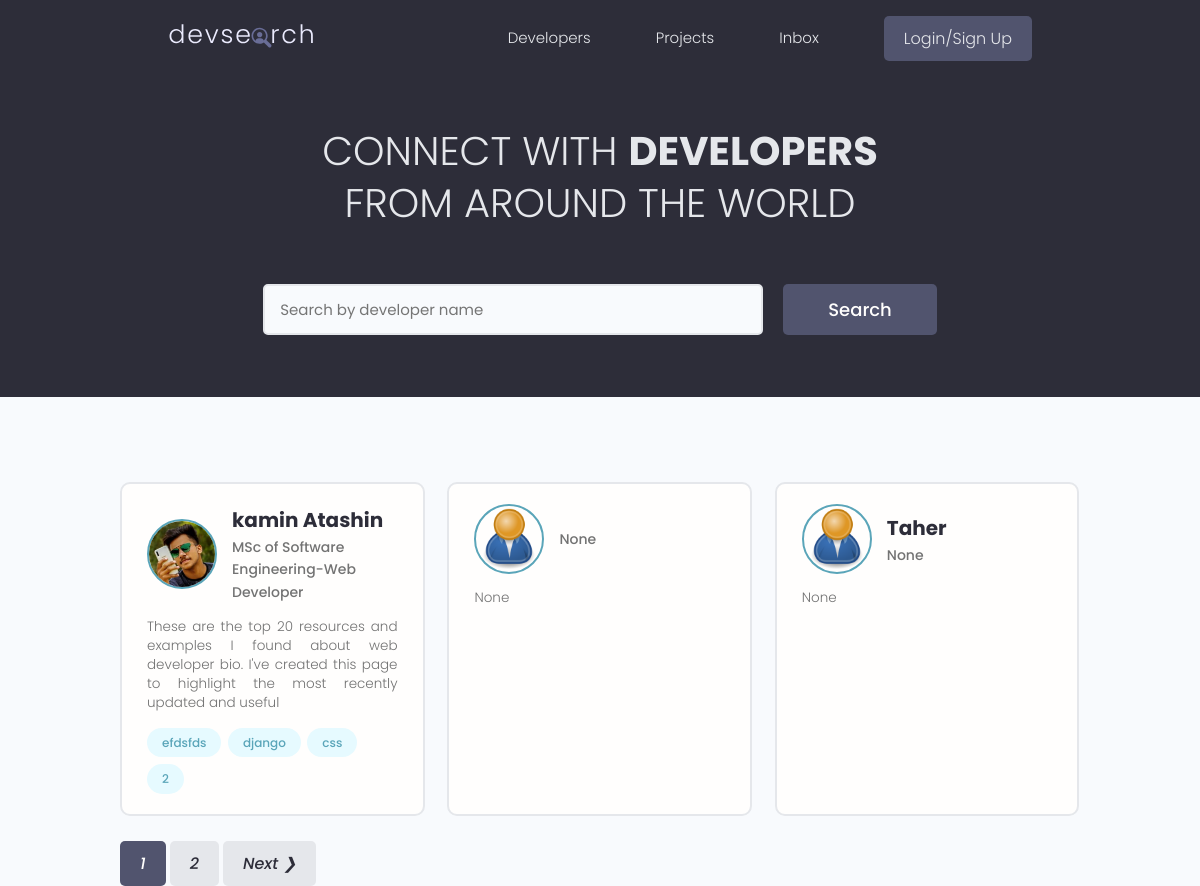
The page / on the database its author committed.
### users/models.py (models this page shows, shortened)
class Profiles(models.Model):
    user=models.OneToOneField(User,on_delete=models.CASCADE,null=True,blank=True)
    name=models.CharField(max_length=200,blank=True,null=True)
    email=models.EmailField(max_length=500,blank=True,null=True)
    username=models.CharField(max_length=200,blank=True,null=True)
    short_intro=models.CharField(max_length=200,blank=True,null=True)
    username=models.CharField(max_length=40)
    location=models.TextField(null=True,blank=True)
    bio=models.TextField(null=True,blank=True)
    profile_image=models.ImageField(blank=True,null=True,upload_to='profiles/', default='profiles/user-default.png')
    social_github=models.CharField(max_length=2000,null=True,blank=True)
    social_twitter=models.CharField(max_length=2000,null=True,blank=True)
    socail_linkedin=models.CharField(max_length=2000,null=True,blank=True)
    social_youtube=models.CharField(max_length=2000,null=True,blank=True)
    social_website=models.CharField(max_length=2000,null=True,blank=True)
    created=models.DateTimeField(auto_now_add=True,editable=False)
    id=models.UUIDField(default= uuid.uuid4,unique=True,primary_key=True,editable=False)

class Skill(models.Model) :
    owner=models.ForeignKey(Profiles,on_delete=models.CASCADE,null=True,blank=True)
    name=models.CharField(max_length=200,null=True,blank=True)
    description=models.TextField(null=True,blank=True)
    created=models.DateTimeField(auto_now_add=True,editable=False)
    id=models.UUIDField(default=uuid.uuid4,primary_key=True,unique=True,editable=False)
    def __str__(self):
        return str(self.name)

### users/views.py (the view)
# urls.py: path('', views.profiles, name='profiles'),
def profiles(request):
    profiles,search_query=searchProfiles(request)
    custom_range,profiles=paginatProfiles(request,profiles,3)
    context={'profiles':profiles,'search_query':search_query,'custom_range':custom_range}
    return render(request,'users/profiles.html', context)

### users/utils.py (called while the page is built)
def paginatProfiles(request,profiles,results):
    page= request.GET.get('page')
    paginator=Paginator(profiles,results)
    try:
        profiles=paginator.page(page)
    except PageNotAnInteger:
        page=1
        profiles=paginator.page(page)
    except EmptyPage:
        page=paginator.num_pages
        profiles=paginator.page(page)
    leftIndex=(int(page)-4)
    if leftIndex<1 :
        leftIndex=1
    rightIndex=(int(page)+5)
    if rightIndex > paginator.num_pages:
        rightIndex=paginator.num_pages +1
    custom_range= range(leftIndex, rightIndex)
    return custom_range,profiles

def searchProfiles(request):
    search_query=''
    if request.GET.get('search_query'):
        search_query=request.GET.get('search_query')
    skill=Skill.objects.filter(name__icontains=search_query)
    profiles= Profiles.objects.distinct().filter(Q(name__icontains=search_query) |
                                      Q(short_intro__icontains=search_query) |
                                      Q(skill__in=skill)
    )
    return profiles,search_query

### users/templates/users/profiles.html (shortened to what this page needs)
{% extends 'main.html' %}
{% block content %}
 <main class="home">
    <section class="hero-section text-center">
      <div class="container container--narrow">
        <div class="hero-section__box">
          <h2>CONNECT WITH <span>DEVELOPERS</span></h2>
          <h2>FROM AROUND THE WORLD</h2>
        </div>
        <div class="hero-section__search">
          <form id="searchForm" class="form" action="{% url 'profiles'%}" method="get">
            <div class="form__field">
              <input class="input input--text" id="formInput#search" type="text" name="search_query"
              value="{{ search_query }}" placeholder="Search by developer name" />
            </div>
            <input class="btn btn--sub btn--lg" type="submit" value="Search" />
          </form>
        </div>
      </div>
    </section>
    <section class="devlist">
      <div class="container">
        <div class="grid grid--three">
        {% for profile in profiles %}
          <div class="column card">
            <div class="dev">
              <a href="{% url 'user-profile' profile.id %}" class="card__body">
                <div class="dev__profile">
                  <img class="avatar avatar--md" src="{{ profile.profile_image.url }}" alt="image" />
                  <div class="dev__meta">
                    <h3>{{profile.name}}</h3>
                    <h5>{{profile.short_intro|slice:"60"}}</h5>
                  </div>
                </div>
                <p class="dev__info">{{ profile.bio|slice:"150"}}</p>
                <div class="dev__skills">
                 {% for skill in profile.skill_set.all|slice:"5" %}
                  <span class="tag tag--pill tag--main">
                    <small> {{ skill }} </small>
                  </span>
                 {% endfor %}
                </div>
              </a>
            </div>
          </div>
        {% endfor%}
        </div>
      </div>
    </section>
    {% include 'pagination.html' with queryset=profiles  custom_range=custom_range%}
  </main>
{% endblock content %}

### static/styles/app.css (style rules this page uses)
:root { --color-sub: #2d2d39; }
.btn--sub { background-color: var(--color-sub-light); }
.card { border: 2px solid var(--color-light); }
img { width: 100%; }
.hero-section { height: 40vh; display: flex; align-items: center; background-color: var(--color-sub); }
.hero-section__box { margin-bottom: 4rem; }
.hero-section__box > h2, .hero-section__box > h2 > span { font-size: 4rem; color: var(--color-light); line-height: 1.3; text-transform: uppercase; }
.hero-section__box > h2 { font-weight: 300; }
.hero-section__box > h2 > span { font-weight: 700; }
.hero-section__search > .form { display: flex; align-items: center; justify-content: center; gap: 2rem; }
.hero-section__search > .form input.input--text { width: 50rem; }
.devlist { margin-top: 8rem; }
.devlist .grid { align-items: stretch; }
.devlist .dev .dev__profile { display: flex; align-items: center; gap: 1.5rem; }
.devlist .dev .dev__meta h3 { color: var(--color-sub); font-size: 2rem; font-weight: 700; }
.devlist .dev .dev__meta h5 { color: var(--color-text); font-size: 1.4rem; font-weight: 500; }
.devlist .dev .dev__info { margin: 1.5rem 0; font-size: 1.35rem; line-height: 1.4; text-align: justify; }

### static/uikit/styles/modules/_variables.css (style rules this page uses)
:root { --color-main: #5aa5b9; --color-main-light: #e6faff; --color-sub: #3f4156; --color-sub-light: #51546e; --color-sub-lighter: #ededfd; --color-text: #737373; --color-gray: #8b8b8b; --color-light: #e5e7eb; --color-light-gray: #767676; --color-bg: #f8fafd; --color-white: #fffefd; --color-white-light: #f3f3f3; --color-success: #359e64; --color-success-bg: #def8e8; --color-error: #fc4b0b; --color-error-bg: #fff2ee; --font-base: 'Poppins', arial, helvetica, 'Segoe UI', roboto, ubuntu, sans-serif; --font-monospace: 'Fira Code', 'Courier New', courier, monospace; --font-regular: 300; --font-medium: 500; --font-bold: 700; --generic-shadow: 1px 1px 5px #00000010; --generic-transition: all 0.3s ease-in-out; }

### static/uikit/styles/modules/_base.css (style rules this page uses)
* { margin: 0; padding: 0; box-sizing: border-box; text-rendering: optimizeLegibility; color: inherit; font-size: inherit; }
html { font-size: 50%; }
@media only screen and (min-width: 480px) { html { font-size: 56.25%; } }
@media only screen and (min-width: 1200px) { html { font-size: 62.5%; } }
body { line-height: 1.6; font-weight: 400; font-size: 1.5rem; color: var(--color-text); background-color: var(--color-bg); min-height: 100vh; }

### static/uikit/styles/modules/_typography.css (style rules this page uses)
* { font-family: var(--font-base); }
h2 { font-size: 3.6rem; font-weight: var(--font-bold); }
h3 { font-size: 3.2rem; font-weight: var(--font-medium); }
h5 { font-size: 2.4rem; font-weight: var(--font-medium); }
h5, h6 { font-weight: var(--font-regular); }
p, span, strong { font-size: 1.6rem; color: var(--color-text); font-weight: var(--font-regular); }
a { padding-bottom: 2px; text-decoration: none; display: inline-block; color: var(--color-main); font-weight: var(--font-medium); }

### static/uikit/styles/modules/_utilities.css (style rules this page uses)
.container { width: 92%; max-width: 165rem; margin: 0 auto; box-sizing: border-box; }
.container--narrow { width: 92%; max-width: 120rem; }
@media screen and (min-width: 1000px) { .container { width: 90%; } }
@media screen and (min-width: 1000px) { .container--narrow { width: 85%; } }
@media screen and (min-width: 1200px) { .container { width: 80%; } }
@media screen and (min-width: 1200px) { .container--narrow { width: 72%; } }
.text-center { text-align: center; }

### static/uikit/styles/modules/_avatar.css (style rules this page uses)
.avatar { border-radius: 50%; border: 2px solid var(--color-main); object-fit: cover; }
.avatar--md { height: 7rem; width: 7rem; }

### static/uikit/styles/modules/_button.css (style rules this page uses)
.btn { display: inline-block; position: relative; cursor: pointer; background-color: var(--color-light); font-weight: var(--font-medium); color: var(--color-sub); text-decoration: none; padding: 1rem 2rem; border-radius: 0.5rem; border: none; width: -webkit-fit-content; width: -moz-fit-content; width: fit-content; height: -webkit-fit-content; height: -moz-fit-content; height: fit-content; font-size: 1.6rem; outline-width: 0; outline-color: transparent; -webkit-backface-visibility: hidden; backface-visibility: hidden; transition: all 0.3s ease-in-out; }
.btn--sub { background-color: var(--color-sub); color: var(--color-white); }
.btn--lg { font-size: 1.8rem; padding: 1.2rem 4.5rem; }

### static/uikit/styles/modules/_card.css (style rules this page uses)
.card { border-radius: 1rem; background-color: var(--color-white); border: 1.5px solid var(--color-light); width: auto; height: auto; margin-top: 0.5rem; margin-bottom: 0.5rem; overflow: hidden; }
.card__body, .card__header { padding: 2rem 2.5rem; }

### rows shown on the page
Profiles: profile_image (picture), name "kamin Atashin", short_intro "MSc of Software Engineering-Web Developer", bio "These are the top 20 resources and examples I found about web developer bio. I've created this page to highlight the most recently updated and useful"
Skill: name "efdsfds"
Skill: name "django"
Skill: name "css"
Skill: name "2"
Profiles: profile_image (placeholder picture), short_intro "None", bio "None"
Profiles: profile_image (placeholder picture), name "Taher", short_intro "None", bio "None"

### other values the page prints
{{ page }} "1"
{{ page }} "2"
